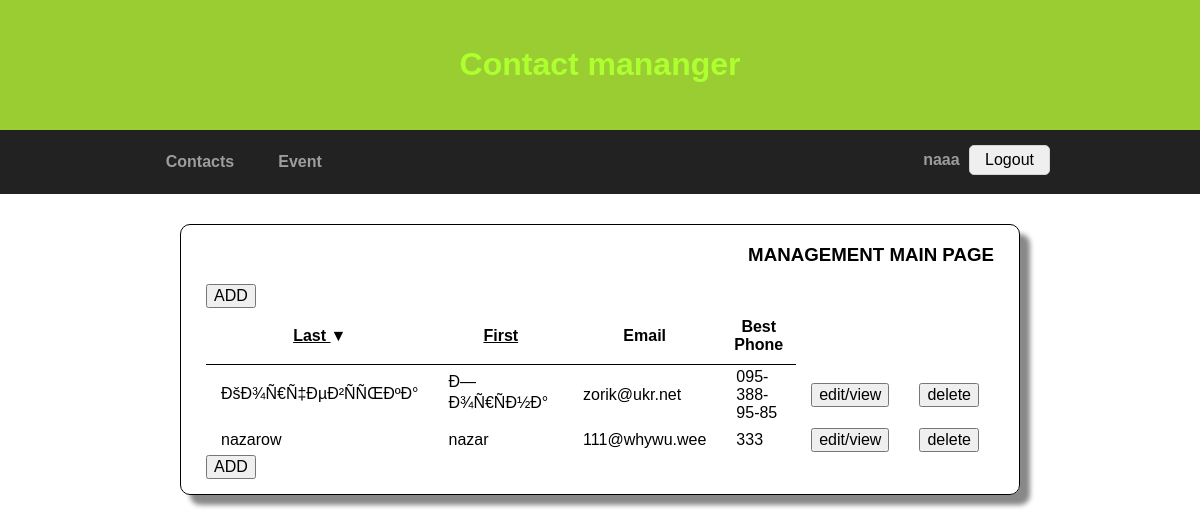
Page /index.php (signed in) on the committed database.
### tables this page shows
CREATE TABLE IF NOT EXISTS `contacts` (
`id` int(6) unsigned NOT NULL,
  `first_name` varchar(30) DEFAULT NULL,
  `last_name` varchar(30) DEFAULT NULL,
  `email` varchar(50) DEFAULT NULL,
  `home_phone` varchar(20) DEFAULT NULL,
  `work_phone` varchar(20) DEFAULT NULL,
  `cell_phone` varchar(20) DEFAULT NULL,
  `address1` varchar(50) DEFAULT NULL,
  `address2` varchar(50) DEFAULT NULL,
  `city` varchar(30) DEFAULT NULL,
  `state` varchar(30) DEFAULT NULL,
  `zip` varchar(10) DEFAULT NULL,
  `country` varchar(30) DEFAULT NULL,
  `birth_day` date DEFAULT NULL
);

### index.php (the view, shortened to what this page needs)
<?php
	require_once 'php_script\validation.php';
	$conn = sql_connect();
	$sort_l ='';
	$sort_f ='';
	$symbol_f ='';
	$symbol_l ='';
	$best_phone = '';
	$username = $_SESSION['username'];
		$num_records_per_page = 5;
	if (isset($_GET['page_active'])) {
		$page_active =$_GET['page_active'];
	}
	else {
		$page_active = 1;
	}
		$start_from = ($page_active-1) * $num_records_per_page;
	if ($sort_l == 'last_ascending' or $sort_l == "" and (!isset($_GET["sort_f"])) ){
		$sql = "SELECT id, last_name, first_name, cell_phone, work_phone, home_phone, email, best_phone FROM users_contacts, contacts LEFT OUTER JOIN best_phone ON best_phone.id_contacts = contacts.id WHERE users_contacts.username = '$username' AND contacts.id = users_contacts.id_contacts ORDER BY last_name LIMIT $start_from, $num_records_per_page";
		$symbol_l= '&#9660';
		$sort_l = 'last_descending';
	}
	$result = mysqli_query($conn, $sql);
?>
<!DOCTYPE html>
<html>
<head>
	<link rel="stylesheet" type="text/css" href="css/normalize.css">
	<link rel="stylesheet" type="text/css" href="css/style.css">
</head>
<body>
	<header class="header">
		<div class="container">
			<h1>Contact mananger</h1>
		</div>
	</header>
	<nav class="page-navigation">
		<div class="container">
			<ul>
				<li><a href="index.php">Contacts</a></li>
				<li><a href="event.php">Event</a></li>
			</ul>
			<form class="login" action="login.php" method="post">
				<span class="session_va"><?php echo $_SESSION['username']; ?></span>
				<input type="submit" name="logout" value="Logout">
			</form>
		</div>
	</nav>
	<main class="main">
		<div class="container">
			<div class='content_view'>
				<span style='text-align: right'><h3>MANAGEMENT MAIN PAGE</h3></span>
				<table>
					<form action='edit_view.php'>
					<input type='submit' value= 'ADD'>
					</form>
					<thead>
						<tr>
							<th><a href="index.php?sort_l=<?php echo $sort_l;?>">Last </a><?php echo $symbol_l ?></th>
							<th><a href="index.php?sort_f=<?php echo $sort_f;?>">First </a><?php echo $symbol_f ?></th>
							<th>Email</th>
							<th>Best Phone</th>
						</tr>
					</thead>
					<tbody>
			<?php
				while ($row = mysqli_fetch_assoc($result)) {
					if ($row["best_phone"] == 'cell'){
						$best_phone = $row["cell_phone"];
					}
					elseif ($row["best_phone"] == 'work'){
						$best_phone = $row["work_phone"];
					}
						elseif ($row["best_phone"] == 'home'){
						$best_phone = $row["home_phone"];
					}
					echo
						"<tr>
							<td>" . $row["last_name"] . "</td>
							<td>".  $row["first_name"] . "</td>
							<td>" . $row["email"] . "</td>
							<td>" . $best_phone ."</td>
							<td>
								<form  method='post' action='edit_view.php'>
									<input type='hidden' name='id' value=". $row["id"] .">
									<input type='hidden' name='edit_view' value='yes'>
									<input type='submit' value='edit/view'>
								</form></td>
							<td>
								<form  method='post' action='index.php'>
									<input type='hidden' name='id' value=". $row["id"] .">
									<input type='hidden' name='delete' value='yes'>
									<input type='submit' value='delete'>
								</form></td>
						</tr>";
				}
				?>
						</tbody>
					</table>
				<form action='edit_view.php'>
				<input type='submit' value= 'ADD'>
				</form>
			</div>
		</div>
	</main>
</body>
</html>

### css/style.css (style rules this page uses)
body { font-family: Arial, San-Serif; font-size: 100%; }
ul { margin:0; padding: 0; }
ul li { list-style-type: none; }
a { color:black; }
td { padding:3px 15px 3px 15px; }
.container { margin:0 auto; width:900px; }
.header { padding:25px 0; background-color: yellowgreen; box-shadow: 10px 10px 5px #888888; }
.header h1, .header h2 { color:greenyellow; text-align: center; }
.page-navigation { background-color:#222; border-color:#101010; min-height: 64px; }
.page-navigation li { float:left; width: 100px; }
.page-navigation a { display:block; color:#9d9d9d; line-height: 4em; font-weight: bold; text-align: center; text-decoration: none; }
.session_va { color:#9d9d9d; font-weight: bold; padding: 0 5px 0 5px; }
.login { padding: 15px 0; float:right; }
.login input[type="submit"] { padding: 5px 15px; border-radius: 5px; border:1px solid lightgrey ; }
.content_view { border:1px solid; border-radius: 10px; padding: 0px 25px 15px 25px; display: inline-block; width:auto; margin:30px 30px 15px 30px; box-shadow: 10px 10px 5px #888888; position: relative; }
#event_table td, th { padding:10px 5px 10px 5px; border-bottom: 1px solid; }
.main { min-height: 400px; }

### rows in the picture
contacts: last_name "ÐšÐ¾Ñ€Ñ‡ÐµÐ²ÑÑŒÐºÐ°", first_name "Ð—Ð¾Ñ€ÑÐ½Ð°", email "zorik@ukr.net", home_phone "095-388-95-85"
contacts: last_name "nazarow", first_name "nazar", email "111@whywu.wee", cell_phone "333"

### other values in the picture
$_SESSION['username'] "naaa"
$symbol_l "▼"
